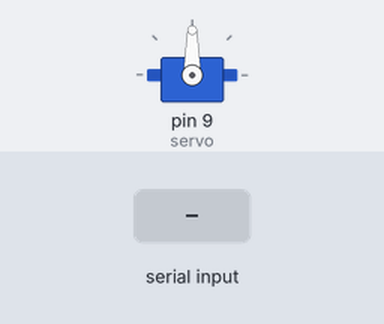
A sketch run on a simulated Arduino Uno, built with avr-gcc and run on an emulated ATmega328P. Shown: servo. The inputs (shaded band) are chosen by the test bench.

Above: at 1.2 s.
1.3 s: "0" received over Serial
Timing chart, 0 to 4.3 s (numbered marks = the images above; inputs shaded):
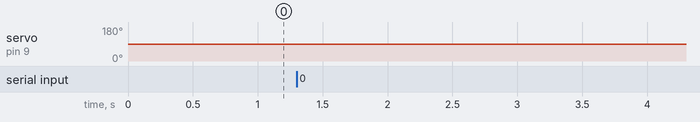

Measured:
- after the input at 1.3 s, servo on pin 9 (servo): 90° → 88° at once

The sketch:

servoControl.ino
```cpp
#include <Servo.h>

Servo servo;
byte servoDegree=90;

void setup()
{

  Serial.begin(9600);
  servo.attach(9);

  // Servoyu başlangıç pozisyonuna getiriyoruz
  servo.write(servoDegree);

}

void loop() {

 if(Serial.available())
  {
    switch(Serial.read())
    {
      case '0' :
        servoDegree-=2;
        if(servoDegree<0)
        {
          servoDegree=0;
        }
        break;

      case '1' :
        servoDegree+=2;
        if(servoDegree>180)
        {
          servoDegree=180;
        }
        break;
    }
  }

  servo.write(servoDegree);
  delay(1);
}
```
